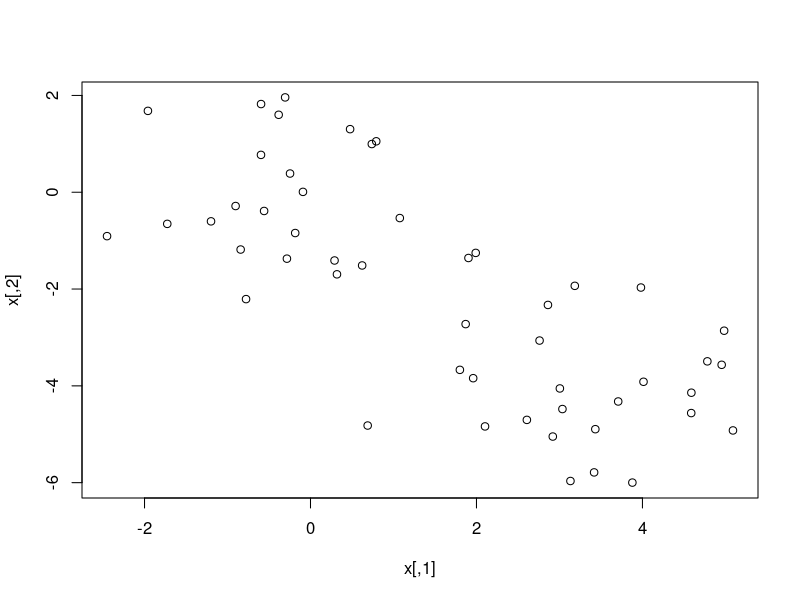
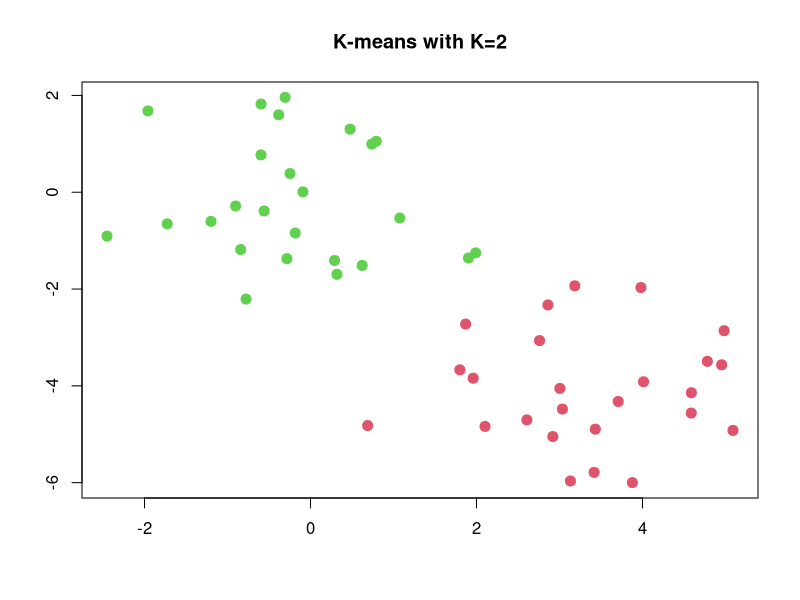

These figures' R source, in order:
set.seed(2)
x <- matrix(rnorm(50*2), ncol = 2)
x[1:25,1] <- x[1:25,1]+3
x[1:25,2] <- x[1:25,2]-4
plot(x)
# K-means clustering with K = 2
?kmeans
km.out <- kmeans(x, 2, nstart=20)
km.out$cluster
plot(x, col=(km.out$cluster+1), main="K-means with K=2", xlab="", ylab="", pch=20, cex=2)
